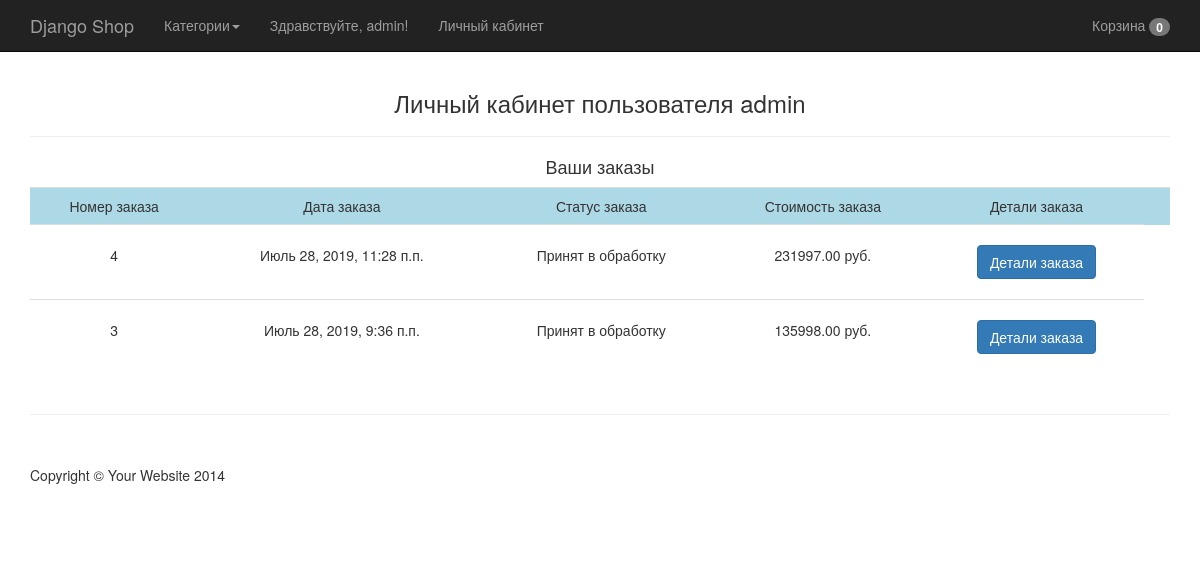
The app's page /account/ (signed in) with its own data.
### eshopapp/models.py (models this page shows, shortened)
class Order(models.Model):
    user = models.ForeignKey(settings.AUTH_USER_MODEL)
    items = models.ForeignKey(Cart)
    total = models.DecimalField(max_digits=9, decimal_places=2, default=0.00)
    first_name = models.CharField(max_length=200)
    last_name = models.CharField(max_length=200)
    phone = models.CharField(max_length=20)
    address = models.CharField(max_length=255)
    buying_type = models.CharField(max_length=40, choices=(('Самовывоз', 'Самовывоз'),
            ('Доставка', 'Доставка')), default='Самовывоз')
    date = models.DateTimeField(auto_now_add=True)
    delivery_date = models.DateTimeField(auto_now_add=True)
    comments = models.TextField()
    status = models.CharField(max_length=100, choices=ORDER_STATUS_CHOICES, default=ORDER_STATUS_CHOICES[0][0])

### eshopapp/views.py (the view)
# urls.py: url(r'^account/$', account_view, name='account'),
def account_view(request):
    order = Order.objects.filter(user=request.user).order_by('-id')
    context = {
        'order': order
    }
    return render(request, 'account.html', context)

### eshopapp/templates/account.html
{% extends 'base.html' %}
{% block content %}
<h3 class="text-center">Личный кабинет пользователя {{ request.user }}</h3>
<hr>
<h4 class='text-center'>Ваши заказы</h4>
<table class='table'>
<tr style='background:lightblue;'>
	<td class='text-center'>Номер заказа</td>
	<td class='text-center'>Дата заказа</td>
	<td class='text-center'>Статус заказа</td>
	<td class='text-center'>Стоимость заказа</td>
	<td class='text-center'>Детали заказа</td>
	<td></td>
</tr>
{% for item in order %}
<tr>
	<td class='text-center' style='padding-top: 20px; padding-bottom: 20px;'>{{ item.id }}</td>
	<td class='text-center' style='padding-top: 20px; padding-bottom: 20px;'>{{ item.date }}</td>
	<td class='text-center' style='padding-top: 20px; padding-bottom: 20px;'>{{ item.status }}</td>
	<td class='text-center' style='padding-top: 20px; padding-bottom: 20px;'>{{ item.total }} руб.</td>
	<td class='text-center' style='padding-top: 20px; padding-bottom: 20px;'><button type="button" class="btn btn-primary btn-md" data-toggle="modal" data-target="#myModal-{{ item.id }}">
  Детали заказа
</button></td>
</tr>
{% endfor %}
</table>
{% endblock content %}

### eshopapp/templates/base.html (shortened to what this page needs)
{% load static %}
<!DOCTYPE html>
<html lang="en">
<head>
    <link href='{% static "css/bootstrap.css" %}' rel="stylesheet">
    <link href='{% static "css/shop-homepage.css" %}' rel="stylesheet">
</head>
<body>
    <nav class="navbar navbar-inverse navbar-fixed-top" role="navigation">
        <div class="container">
            <div class="navbar-header">
                <a class="navbar-brand" href="{% url 'base' %}">Django Shop</a>
            </div>
            <div class="collapse navbar-collapse" id="bs-example-navbar-collapse-1">
                <ul class="nav navbar-nav">
                    {% if not request.get_full_path == '/' %}
					<li class="dropdown">
					    <a href="#" class="dropdown-toggle" data-toggle="dropdown" role="button" aria-haspopup="true" aria-expanded="false">Категории<span class="caret"></span></a>
					</li>
                    {% endif %}
                    {% if not request.user.is_authenticated %}
                    <li>
                        <p class='navbar-text'>Здравствуйте, Гость!</p>
                    </li>
                    {% else %}
                    <li>
                        <p class='navbar-text'>Здравствуйте, {{ request.user }}!</p>
                    </li>
                    <li>
                        <a href='{% url 'account' %}'>Личный кабинет</a>
                    </li>
                    {% endif %}
                </ul>
                <ul class="nav navbar-nav navbar-right">
                    <li><a href="{% url 'cart' %}">Корзина <span class="badge" id="cart_count">{% if not request.session.total %} 0 {% else %} {{ request.session.total }} {% endif %}</span></a></li>
                </ul>
            </div>
        </div>
    </nav>
    <div class="container">
        {% block content %}{% endblock content %}
    </div>
    <div class="container">
        <hr>
        <footer>
            <div class="row">
                <div class="col-lg-12">
                    <p>Copyright &copy; Your Website 2014</p>
                </div>
            </div>
        </footer>
    </div>
</body>
</html>

### static_in_dev/css/shop-homepage.css (style rules this page uses)
body { padding-top: 70px; }
footer { margin: 50px 0; }

### records on screen
Order: id "4", date "Июль 28, 2019, 11:28 п.п.", status "Принят в обработку", total "231997.00"
Order: id "3", date "Июль 28, 2019, 9:36 п.п.", status "Принят в обработку", total "135998.00"

### other values on screen
{{ request.user }} "admin"
